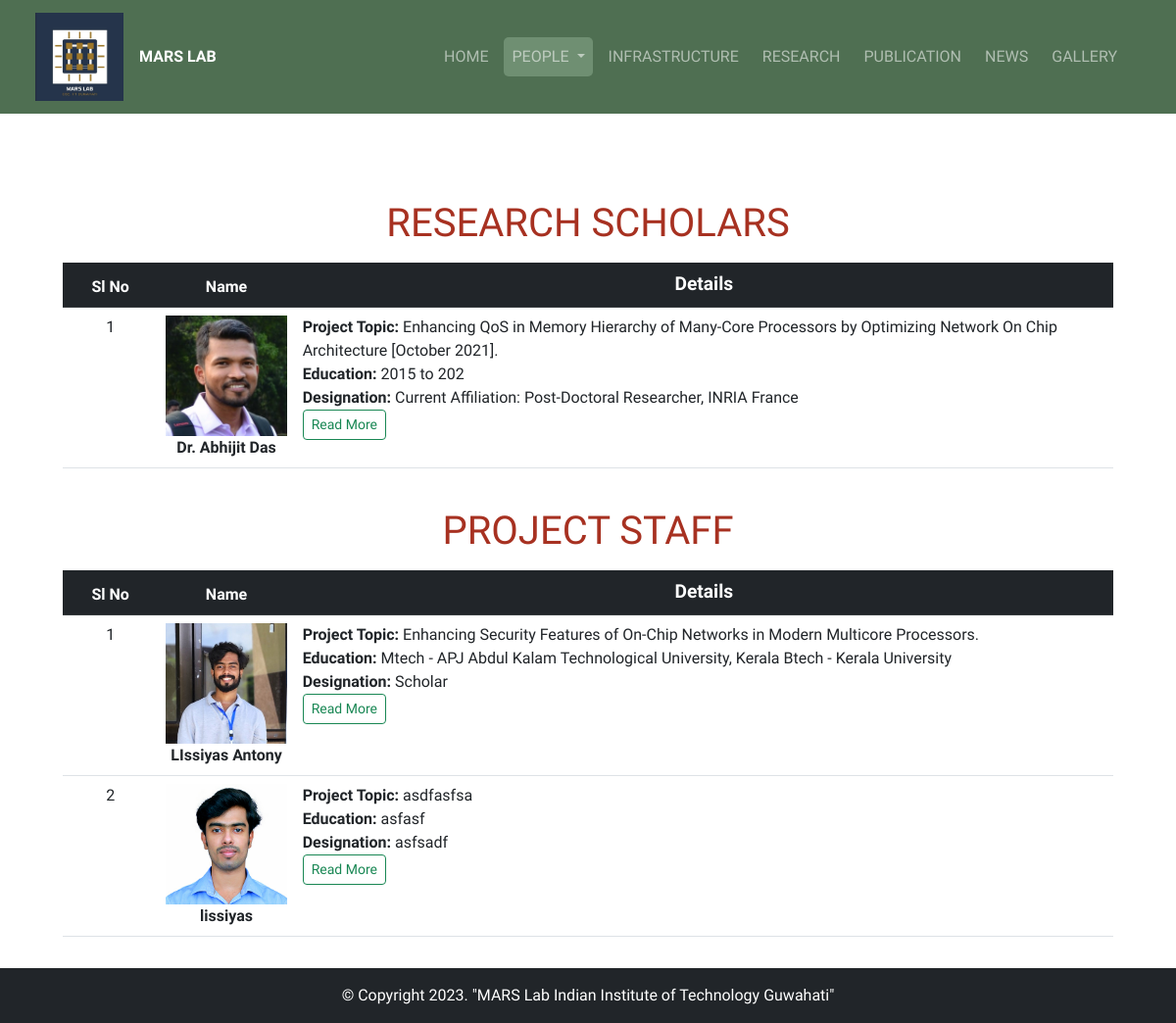
The page /alumni/ on the database its author committed.
### mars/models.py (models this page shows, shortened)
class Team(models.Model):
    status_choices = [
        ('CURRENT','current'),
        ('ALLUMNI', 'allumni'),
    ]
    name = models.CharField(max_length=100)
    project_topic = models.TextField()
    education = models.TextField()
    current_designation =models.TextField(max_length=500)
    url = models.URLField()
    image = models.ImageField(default='default.jpg' , upload_to='profile_pics')
    category = models.CharField(
        max_length=6,
        choices=People.choices,
        default=People.ProjectStaff,
    )
    status = models.CharField(
        max_length=8,
        choices=[('CURRENT', 'current'), ('ALLUMNI', 'allumni')],
        default='CURRENT',
    )

### mars/views.py (the view)
# urls.py: path('alumni/',views.alumni, name ='alumni'),
def alumni(request):
    display_news = News.objects.filter(display=True)
    teams =  Team.objects.all()
    post_scholars =  [team for team in teams if team.category == 'POST' and team.status == 'ALLUMNI']
    research_scholars = [team for team in teams if team.category == 'DOC' and team.status == 'ALLUMNI']
    mtech_scholars = [team for team in teams if team.category == 'MTECH' and team.status == 'ALLUMNI']
    btech_scholars = [team for team in teams if team.category == 'BTECH' and team.status == 'ALLUMNI']
    project_scholars = [team for team in teams if team.category == 'PS' and team.status == 'ALLUMNI']
    context = {
        'research_scholars': research_scholars,
        'project_scholars': project_scholars,
        'post_scholars': post_scholars,
        'mtech_scholars':mtech_scholars,
        'btech_scholars':btech_scholars,
        'display_news':display_news
    }
    return render(request,'mars/alumni.html', context)

### mars/templates/mars/alumni.html (shortened to what this page needs)
{% extends "mars/home.html" %}
{% load static %}
{% block content %}
<link rel="stylesheet" href="{% static 'mars/alumni.css' %}">
<div class="container" id="doc">
    {% if research_scholars %}
    <div class="section mt-4">
        <div class="container-fluid d-flex justify-content-center align-items-center my-2">
            <h1 class="people-title">RESEARCH SCHOLARS</h1>
        </div>
        <div class="table-responsive">
            <table class="table table-hover">
                <thead class="table-dark">
                    <tr>
                        <th scope="col" class="col-slno">Sl No</th>
                        <th scope="col" class="col-name-image">Name </th>
                        <th scope="col" class="col-details">Details</th>
                    </tr>
                </thead>
                <tbody>
                    {% for team in research_scholars %}
                    <tr>
                        <td class="text-center">{{ forloop.counter }}</td>
                        <td class="text-center">
                            <div class="image-container">
                                <img src="{{ team.image.url }}" alt="Profile Photo" class="img-fluid mb-2">
                            </div>
                            <strong>{{ team.name }}</strong>
                        </td>
                        <td>
                            <strong>Project Topic:</strong> {{ team.project_topic }}<br>
                            <strong>Education:</strong> {{ team.education }}<br>
                            <strong>Designation:</strong> {{ team.current_designation }}<br>
                            <a href="{{ team.url }}" class="btn btn-outline-success btn-sm">Read More</a>
                        </td>
                    </tr>
                    {% endfor %}
                </tbody>
            </table>
        </div>
    </div>
    {% endif %}
    {% if project_scholars %}
    <div class="section mt-4">
        <div class="container-fluid d-flex justify-content-center align-items-center my-2">
            <h1 class="people-title">PROJECT STAFF</h1>
        </div>
        <div class=" table table-responsive">
            <table class="table table-hover">
                <thead class="table-dark">
                    <tr>
                        <th scope="col" class="col-slno">Sl No</th>
                        <th scope="col" class="col-name-image">Name </th>
                        <th scope="col" class="col-details">Details</th>
                    </tr>
                </thead>
                <tbody>
                    {% for team in project_scholars %}
                    <tr>
                        <td class="text-center">{{ forloop.counter }}</td>
                        <td class="text-center">
                            <div class="image-container">
                                <img src="{{ team.image.url }}" alt="Profile Photo" class="img-fluid mb-2">
                            </div>
                            <strong>{{ team.name }}</strong>
                        </td>
                        <td>
                            <strong>Project Topic:</strong> {{ team.project_topic }}<br>
                            <strong>Education:</strong> {{ team.education }}<br>
                            <strong>Designation:</strong> {{ team.current_designation }}<br>
                            <a href="{{ team.url }}" class="btn btn-outline-success btn-sm">Read More</a>
                        </td>
                    </tr>
                    {% endfor %}
                </tbody>
            </table>
        </div>
    </div>
    {% endif %}
</div>
{% endblock content %}

### mars/templates/mars/home.html (shortened to what this page needs)
{% load static %}
<!DOCTYPE html>
<html lang="en">
<head>
  <link href="https://cdn.jsdelivr.net/npm/bootstrap@5.2.3/dist/css/bootstrap.min.css" rel="stylesheet">
  <link href="https://getbootstrap.com/docs/5.2/assets/css/docs.css" rel="stylesheet">
  <link rel="stylesheet" href="{% static 'mars/style.css' %}">
</head>
<body>
<nav class="navbar navbar-dark navbar-expand-lg fixed-top" style="background-color: #4F6F52;">
  <div class="container-fluid mx-4">
      <a class="navbar-brand" href="{% url 'mars_home' %}">
          <img src="{% static 'mars/logo_2.jpeg' %}" width="90" height="90" alt="...">
      </a>
      <a href="{% url 'mars_home' %}"  style="color: white; text-decoration:none; font-weight:700;">MARS LAB</a>
      <div class="collapse navbar-collapse mx-2" id="navbarNav">
          <ul class="navbar-nav ms-auto">
              <li class="nav-item active mx-2">
                  <a class="nav-link {% if request.resolver_match.url_name ==  'mars_home' %}active-menu{% endif %}" href="{% url 'mars_home' %}">HOME</a>
              </li>
              <li class="nav-item dropdown">
                <a class="nav-link dropdown-toggle {% if request.resolver_match.url_name ==  'people' or  request.resolver_match.url_name == 'alumni' %}active-menu{% endif %}"  href="#" role="button" data-bs-toggle="dropdown" aria-expanded="false">
                    PEOPLE
                </a>
            </li>
            <li class="nav-item mx-2">
                <a class="nav-link {% if request.resolver_match.url_name ==  'infrastructure' %}active-menu{% endif %} " href="{% url 'infrastructure' %}">INFRASTRUCTURE</a>
            </li>
            <li class="nav-item">
                <a class="nav-link {% if request.resolver_match.url_name ==  'research' %}active-menu{% endif %}" href="{% url 'research' %}">RESEARCH</a>
            </li>
            <li class="nav-item mx-2">
                <a class="nav-link {% if request.resolver_match.url_name ==  'publications' %}active-menu{% endif %}" href="{% url 'publications' %}">PUBLICATION</a>
            </li>
            <li class="nav-item ">
                <a class="nav-link {% if request.resolver_match.url_name ==  'news' %}active-menu{% endif %}" href="{% url 'news' %}">NEWS</a>
            </li>
            <li class="nav-item mx-2">
              <a class="nav-link {% if request.resolver_match.url_name ==  'gallery' %}active-menu{% endif %}" href="{% url 'gallery' %}">GALLERY</a>
          </li>
          </ul>
      </div>
  </div>
</nav>
<div class="marquee">
  {% for post in display_news %}
      <div class="marquee-content d-flex">
      </div>
  {% endfor %}
</div>
<div class="container">
  {% block content %} {% endblock content %}
</div>
  <footer class="text-white text-center py-3 bg-dark">
    <div>
      <p class="mb-0">&copy; Copyright 2023. "MARS Lab Indian Institute of Technology Guwahati"</p>
    </div>
  </footer>
</body>
</html>

### mars/static/mars/style.css (style rules this page uses)
body { margin: 0 auto; min-height: 100%; flex-direction: column; box-sizing: border-box; font-family: 'Forum'; transition: background-color 0.3s, color 0.3s; }
.container { width: 70rem; margin: auto; max-width: 100%; }
.active-menu { background-color: #6F8F72; border-radius: 5px; }
html { height: 100%; scroll-behavior: smooth; }
.marquee { margin: auto; margin-top: 140px; width: 70%; overflow: hidden; box-sizing: border-box; }
.marquee-content { display: inline-block; white-space: nowrap; padding-left: 100%; animation: marquee 15s linear infinite; }
footer { margin-top: auto; }

### mars/static/mars/alumni.css (style rules this page uses)
.table { width: 100%; }
.col-slno { width: 7%; text-align: center; }
.col-name-image { width: 10%; text-align: center; }
.col-details { width: 60%; text-align: center; font-size: larger; }
.image-container { position: relative; width: 100%; padding-top: 100%; overflow: hidden; }
.image-container img { position: absolute; top: 0; left: 0; width: 100%; height: 100%; object-fit: cover; object-position: top; }
.people-title { color: #A73121; }

### rows shown on the page
Team: image (picture), name "Dr. Abhijit Das", project_topic "Enhancing QoS in Memory Hierarchy of Many-Core Processors by Optimizing Network On Chip Architecture [October 2021].", education "2015 to 202", current_designation "Current Affiliation: Post-Doctoral Researcher, INRIA France"
Team: image (picture), name "LIssiyas Antony", project_topic "Enhancing Security Features of On-Chip Networks in Modern Multicore Processors.", education "Mtech - APJ Abdul Kalam Technological University, Kerala Btech - Kerala University", current_designation "Scholar"
Team: image (picture), name "lissiyas", project_topic "asdfasfsa", education "asfasf", current_designation "asfsadf"
